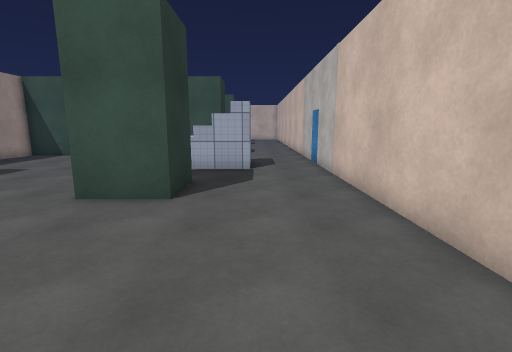
View 1 (above)

16 first-person views from a walk through a 3-D level made in the Unity game engine. The camera is 1.5 m above the floor, tilts 10° down and sees 85° across. The floor is counted in squares, 1 m on a side. Each view is taken from the middle of a square. On the plan, view 1 faces up. The plan holds only what a view shows up to about 14 squares ahead; the rest is blank. The player character is not drawn. Surface patterns are stand-ins for the level's own textures.

View 2
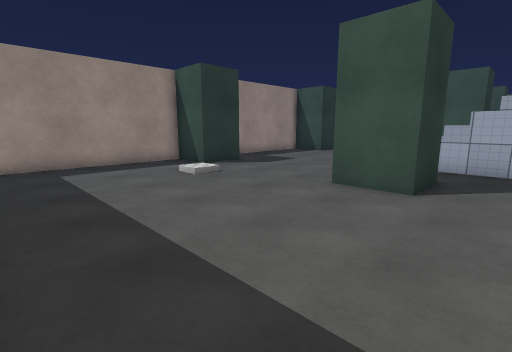

View 3
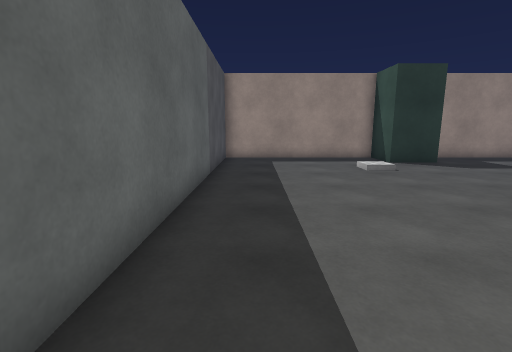

View 4
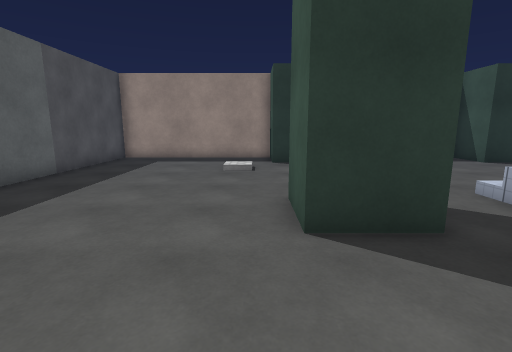

View 5
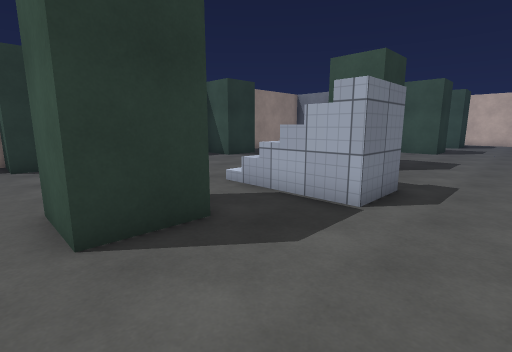

View 6
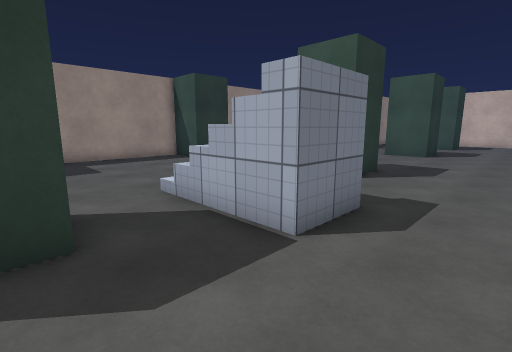

View 7
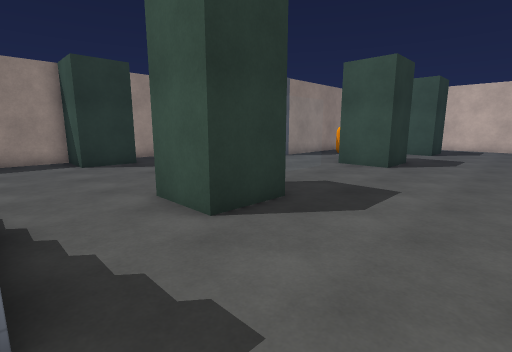

View 8
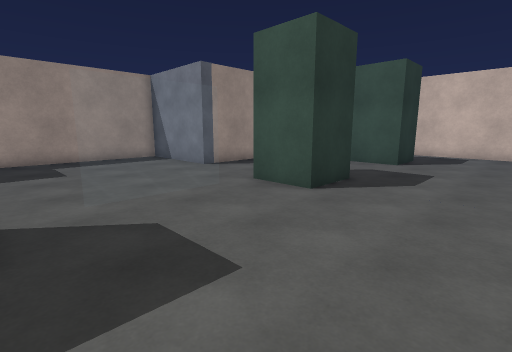

View 9
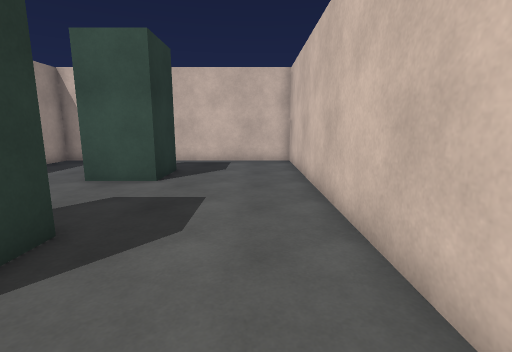

View 10
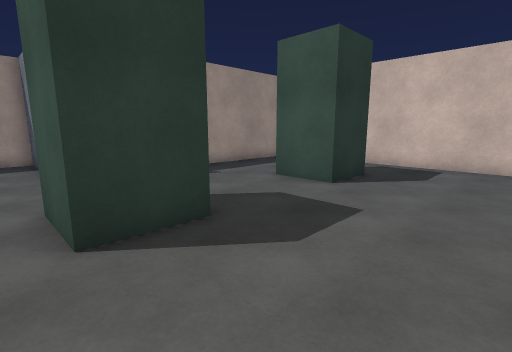

View 11
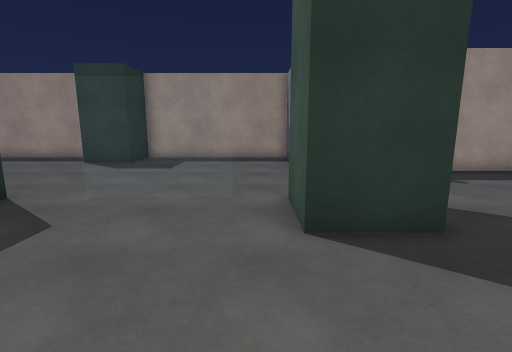

View 12
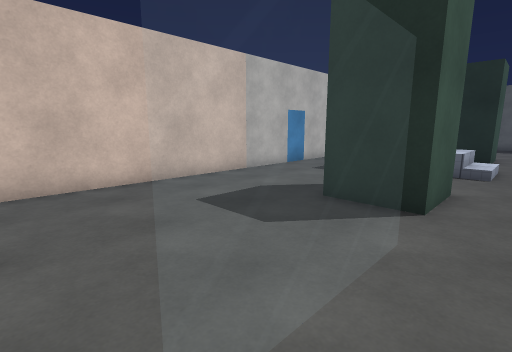

View 13
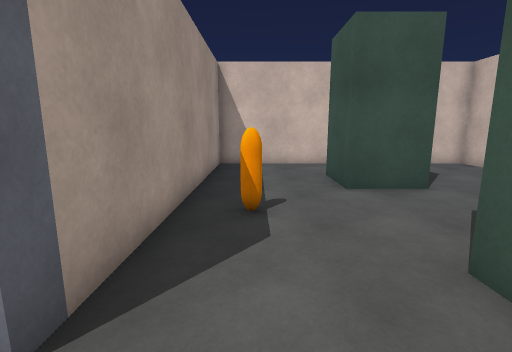

View 14
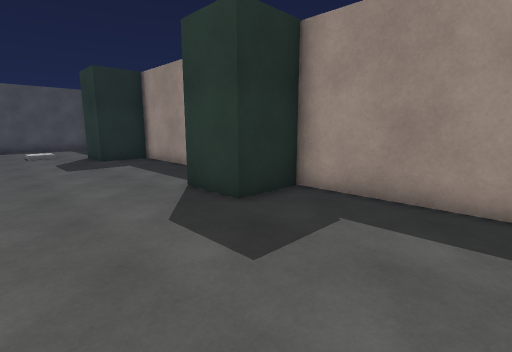

View 15
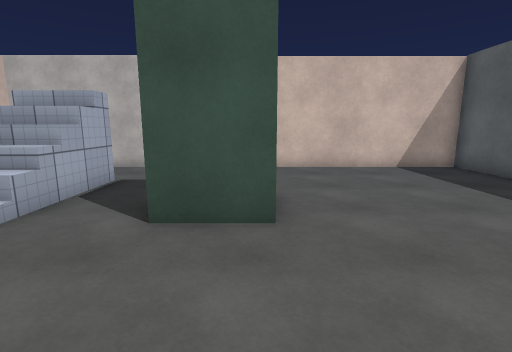

View 16
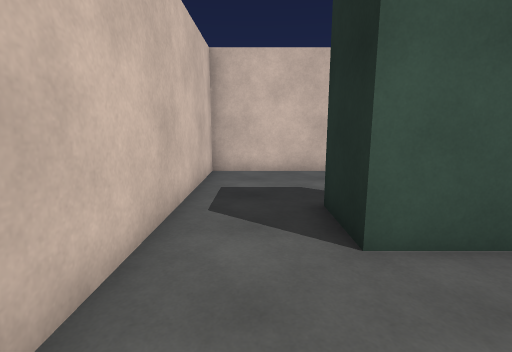

### Floor plan
Points are (right, up) in squares from view 1. A wall is a line through its corners. A room is listed if a view was taken in it or the views show most of it. See-through windows are left out.
Room 1 (views 1, 2, 3, 4, 5, 6, 7, 8, 9, 10, 11, 12, 13, 14, 15, 16)
walls: (-3.8, 14.7) (-3.8, 16.7) (-1.8, 16.7) (-1.8, 14.7) (-3.8, 14.7); (-9.8, 14.7) (-11.9, 14.7) (-11.9, 7.7) (-9.8, 7.7) (-9.8, 5.7) (-11.9, 5.7) (-11.9, -1.5) (2.5, -1.5) (2.5, 33.5) (-7.5, 33.5) (-7.5, 23.5) (-11.9, 23.5) (-11.9, 16.7) (-9.8, 16.7) (-9.8, 14.7); (-1.8, 7.8) (-1.8, 5.7) (-3.8, 5.7) (-3.8, 7.7) (-2.6, 7.7); (-3.8, 24.1) (-3.8, 24.8); (-1.8, 24.8) (-1.8, 22.7) (-3.9, 22.7); (-3.8, 28.7) (-3.8, 30.7) (-1.8, 30.7) (-1.8, 28.7) (-3.8, 28.7)
objects: other object (-8, 4) to (-8, 5)

Positions as (right, up) in squares from view 1, and headings:
1: (0, 0), facing up
2: (0, -1), facing up-left
3: (2, 0), facing left
4: (2, 5), facing left
5: (2, 5), facing up-left
6: (2, 7), facing up-left
7: (2, 12), facing up-left
8: (2, 17), facing up-left
9: (1, 21), facing up
10: (2, 22), facing up-left
11: (2, 22), facing left
12: (-5, 22), facing down-right
13: (-6, 22), facing up
14: (-6, 21), facing down-left
15: (-8, 6), facing right
16: (-7, 32), facing right
